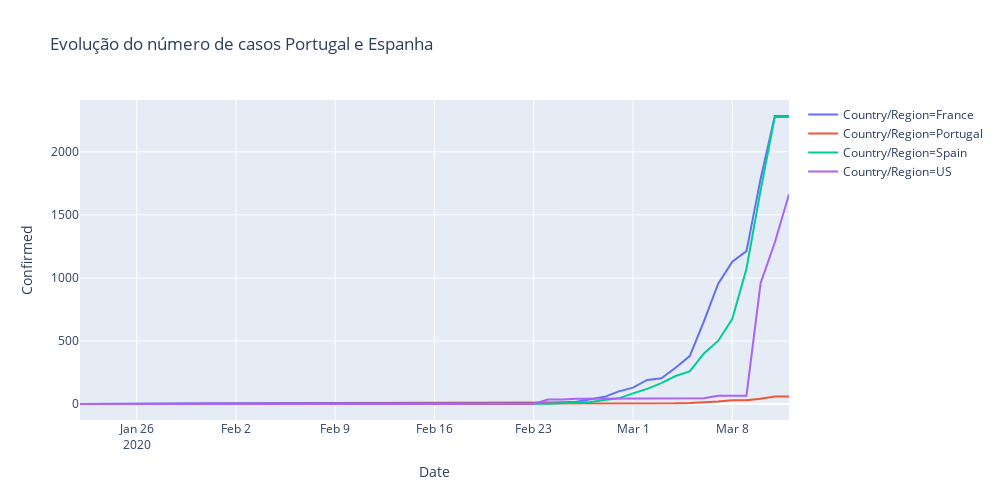

The code cell stored with this chart in its notebook:
### Code cell
temp = full_table.loc[((full_table['Country/Region']=='Spain')| (full_table['Country/Region']=='Portugal')
                       |(full_table['Country/Region']=='France') |(full_table['Country/Region']=='US'))]
temp = temp.groupby(['Country/Region', 'Date'])['Confirmed', 'Deaths', 'Recovered'].sum()

temp = temp.reset_index()


fig = px.line(temp, x="Date", y="Confirmed", color='Country/Region',  height=500,width=1000,
             title='Evolução do número de casos Portugal e Espanha')
fig.show()
